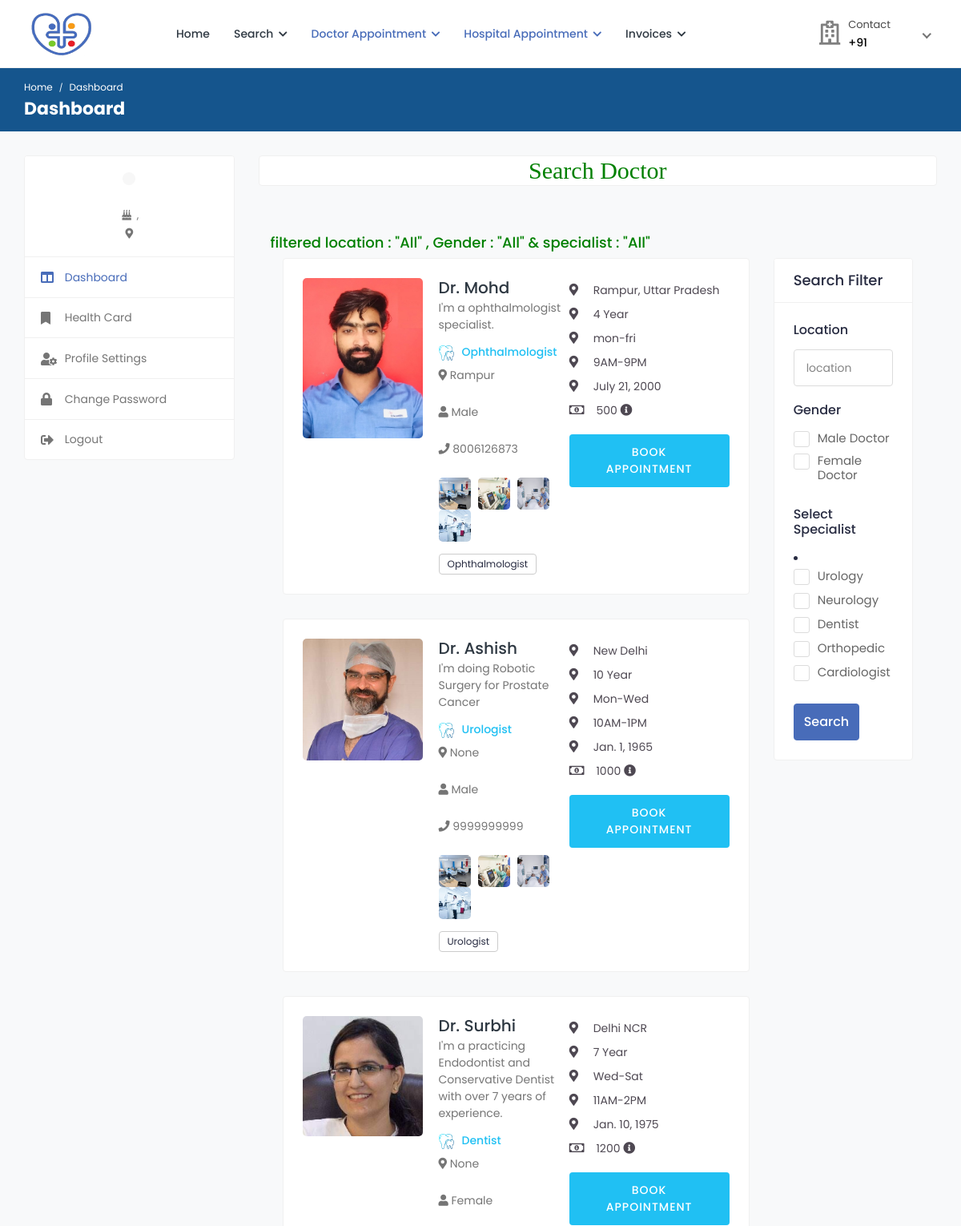
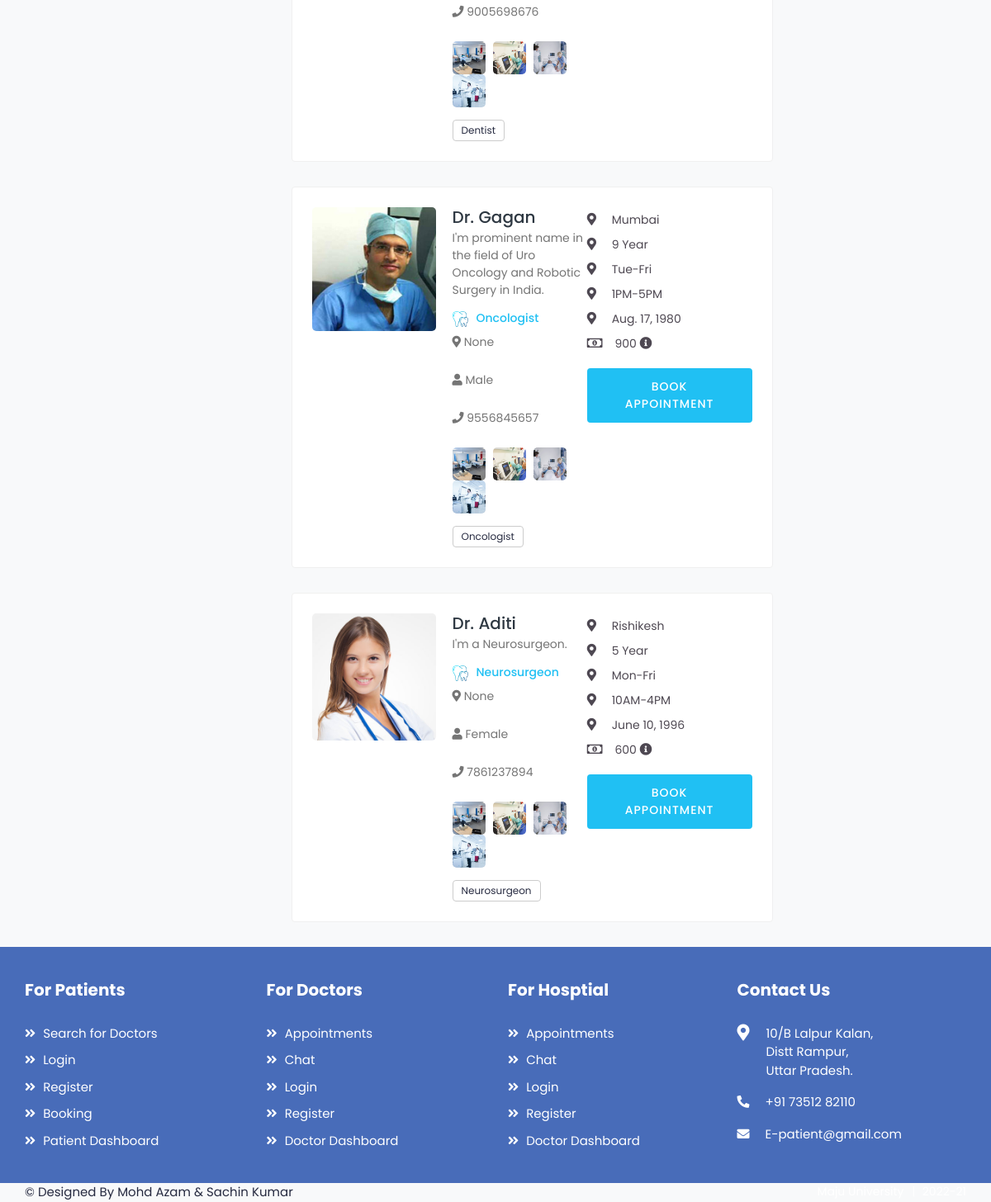
Screenshot of /search_doctor with the database file from the repository (2 pictures, top to bottom).
### health/models.py (models this page shows, shortened)
class Doctor(models.Model):
    status = models.CharField(max_length=100,null=True)
    user = models.ForeignKey(User, on_delete=models.CASCADE, null=True)
    mobile = models.CharField(max_length=10, null=True)
    address = models.CharField(max_length=100, null=True)
    experience = models.CharField(max_length=100, null=True)
    specialist = models.CharField(max_length=100, null=True)
    service = models.CharField(max_length=100, null=True)
    clinic = models.CharField(max_length=100, null=True)
    cl_address = models.CharField(max_length=100, null=True)
    daystiming = models.CharField(max_length=100, null=True)
    timing = models.CharField(max_length=100, null=True)
    price = models.CharField(max_length=100, null=True)
    dob = models.DateField(null=True)
    gender = models.CharField(max_length=100,choices=gender,null=True)
    biography = models.TextField(null=True)
    image = models.FileField(null=True)

### health/views.py (the view, shortened to what this page needs)
# urls.py: path('search_doctor', search_doctor,name="search_doctor"),
def search_doctor(request):
    data = Doctor.objects.all()
    l = "All"
    g = "All"
    s = "All"
    d={'data':data,'l':l,'g':g,'s':s}
    return render(request,'patient/search_doctor.html',d)

### health/templates/patient/search_doctor.html (shortened to what this page needs)
{% extends 'patient/sidebar.html' %}
{% load static %}
{% block b %}
<h2 style="font-family:roman;color:green" align="center" class="card">Search Doctor</h2>
<div class="content">
				<div class="container-fluid">
					<div class="row">
		<h4 style="color:green"> filtered location : "{{l}}" , Gender : "{{g}}" & specialist : "{{s}}"</h4>
                        <div class="col-md-8 col-lg-8 col-xl-9">
{% for i in data %}
							<div class="card">
								<div class="card-body">
									<div class="doctor-widget">
										<div class="doc-info-left">
											<div class="doctor-img">
												<a href="doctor-profile.html">
                                                    {% if i.image %}
													<img src="{{i.image.url}}" class="img-fluid" alt="User Image">
                                                    {% endif %}
												</a>
											</div>
											<div class="doc-info-cont">
												<h4 class="doc-name"><a href="doctor-profile.html">Dr. {{i.user.first_name}}</a></h4>
												<p class="doc-speciality">{{i.biography}}</p>
												<h5 class="doc-department"><img src="{% static 'user/img/specialities/specialities-05.png' %}" class="img-fluid" alt="Speciality">{{i.specialist}}</h5>
												<div class="clinic-details">
													<p class="doc-location"><i class="fas fa-map-marker-alt"></i> {{i.cl_address}}</p>
													<p class="doc-location"><i class="fas fa-user"></i> {{i.gender}}</p>
													<p class="doc-location"><i class="fas fa-phone"></i> {{i.mobile}}</p>
													<ul class="clinic-gallery">
														<li>
															<a href="{% static 'user/img/features/feature-01.jpg' %}" data-fancybox="gallery">
																<img src="{% static 'user/img/features/feature-01.jpg' %}" alt="Feature">
															</a>
														</li>
														<li>
															<a href="{% static 'user/img/features/feature-02.jpg' %}" data-fancybox="gallery">
																<img  src="{% static 'user/img/features/feature-02.jpg' %}" alt="Feature">
															</a>
														</li>
														<li>
															<a href="{% static 'user/img/features/feature-03.jpg' %}" data-fancybox="gallery">
																<img src="{% static 'user/img/features/feature-03.jpg' %}" alt="Feature">
															</a>
														</li>
														<li>
															<a href="{% static 'user/img/features/feature-04.jpg' %}" data-fancybox="gallery">
																<img src="{% static 'user/img/features/feature-04.jpg' %}" alt="Feature">
															</a>
														</li>
													</ul>
												</div>
												<div class="clinic-services">
													<span>{{i.specialist}}</span>
												</div>
											</div>
										</div>
										<div class="doc-info-right">
											<div class="clini-infos">
												<ul>
													<li><i class="fas fa-map-marker-alt"></i>{{i.address}}</li>
													<li><i class="fas fa-map-marker-alt"></i>{{i.experience}} Year</li>
													<li><i class="fas fa-map-marker-alt"></i>{{i.daystiming}}</li>
													<li><i class="fas fa-map-marker-alt"></i>{{i.timing}}</li>
													<li><i class="fas fa-map-marker-alt"></i>{{i.dob}}</li>
													<li><i class="far fa-money-bill-alt"></i> {{i.price}} <i class="fas fa-info-circle" data-toggle="tooltip" title="Lorem Ipsum"></i> </li>
												</ul>
											</div>
											<div class="clinic-booking">
												<a class="apt-btn" href="{% url 'appointment' i.id %}">Book Appointment</a>
											</div>
										</div>
									</div>
								</div>
							</div>
	{% endfor %}
						</div>
                        <div class="col-md-4 col-lg-4 col-xl-3">
							<form action="" method="post" enctype="multipart/form-data">
							<div class="card search-filter">
								<div class="card-header">
									<h4 class="card-title mb-0">Search Filter</h4>
								</div>
								<div class="card-body">
								<div class="filter-widget">
									<h4>Location</h4>
									<div class="">
										<input type="text" class="form-control" placeholder="location" name="location">
									</div>
								</div>
								<div class="filter-widget">
									<h4>Gender</h4>
									<div>
										<label class="custom_check">
											<span class="checkmark"></span> Male Doctor
										</label>
									</div>
									<div>
										<label class="custom_check">
											<span class="checkmark"></span> Female Doctor
										</label>
									</div>
								</div>
								<div class="filter-widget">
									<h4>Select Specialist</h4>
									<li>
									<div>
										<label class="custom_check">
											<span class="checkmark"></span> Urology
										</label>
									</div>
									<div>
										<label class="custom_check">
											<span class="checkmark"></span> Neurology
										</label>
									</div>
									<div>
										<label class="custom_check">
											<span class="checkmark"></span> Dentist
										</label>
									</div>
									<div>
										<label class="custom_check">
											<span class="checkmark"></span> Orthopedic
										</label>
									</div>
									<div>
										<label class="custom_check">
											<span class="checkmark"></span> Cardiologist
										</label>
									</div>
								</div></li>
									<div class="btn-search">
										<button type="submit" class="btn btn-primary">Search</button>
									</div>
								</div>
							</div>
							</form>
						</div>
                    </div>
                </div></div>
{% endblock %}

### health/templates/patient/sidebar.html (shortened to what this page needs)
{% extends 'patient/patient_navigation.html' %}
{% block body %}
{% load static %}
			<div class="breadcrumb-bar">
				<div class="container-fluid">
					<div class="row align-items-center">
						<div class="col-md-12 col-12">
							<nav aria-label="breadcrumb" class="page-breadcrumb">
								<ol class="breadcrumb">
									<li class="breadcrumb-item"><a href="index-2.html">Home</a></li>
									<li class="breadcrumb-item active" aria-current="page">Dashboard</li>
								</ol>
							</nav>
							<h2 class="breadcrumb-title">Dashboard</h2>
						</div>
					</div>
				</div>
			</div>
			<div class="content">
				<div class="container-fluid">
					<div class="row">
						<div class="col-md-5 col-lg-4 col-xl-3 theiaStickySidebar">
                            <div class="profile-sidebar">
								<div class="widget-profile pro-widget-content">
									<div class="profile-info-widget">
										<a href="#" class="booking-doc-img">
										</a>
										<div class="profile-det-info">
											<div class="patient-details">
												<h5><i class="fas fa-birthday-cake"></i> {{request.user.patient_set.all.0.dob}},</h5>
												<h5 class="mb-0"><i class="fas fa-map-marker-alt"></i> {{request.user.patient_set.all.0.address}}</h5>
											</div>
										</div>
									</div>
								</div>
								<div class="dashboard-widget">
									<nav class="dashboard-menu">
										<ul>
											<li class="active">
												<a href="{% url 'patient_dashboard' %}">
													<i class="fas fa-columns"></i>
													<span>Dashboard</span>
												</a>
											</li>
											<li>
												<a href="{%  url 'apply_card' %}">
													<i class="fas fa-bookmark"></i>
													<span>Health Card</span>
												</a>
											</li>
											<li>
												<a href="{% url 'patient_profile' %}">
													<i class="fas fa-user-cog"></i>
													<span>Profile Settings</span>
												</a>
											</li>
											<li>
												<a href="{% url 'change_password' %}">
													<i class="fas fa-lock"></i>
													<span>Change Password</span>
												</a>
											</li>
											<li>
												<a href="{% url 'logout' %}">
													<i class="fas fa-sign-out-alt"></i>
													<span>Logout</span>
												</a>
											</li>
										</ul>
									</nav>
								</div>
							</div>
						</div>
						<div class="col-md-7 col-lg-8 col-xl-9">
                            {% block b %}
                            {% endblock %}
                            </div>
					</div>
				</div>
			</div>
{% endblock %}

### health/templates/patient/patient_navigation.html (shortened to what this page needs)
<!DOCTYPE html>
{% load static %}
<html lang="en">
<head>
		<link rel="stylesheet" href="{% static 'user/css/bootstrap.min.css' %}">
		<link rel="stylesheet" href="{% static 'user/plugins/fontawesome/css/fontawesome.min.css' %}">
		<link rel="stylesheet" href="{% static 'user/plugins/fontawesome/css/all.min.css' %}">
		<link rel="stylesheet" href="{% static 'user/css/style.css' %}">
	</head>
	<body>
		<div class="main-wrapper">
			<header class="header">
				<nav class="navbar navbar-expand-lg header-nav">
					<div class="navbar-header">
						<a href="{% url 'home' %}" class="navbar-brand logo">
							<img src="{% static 'user/img/favicon (1).png' %}" class="img-fluid" alt="Logo" style="width:90px;height:60px">
						</a>
					</div>
					<div class="main-menu-wrapper">
						<ul class="main-nav">
							<li>
								<a href="{% url 'patient_dashboard' %}">Home</a>
							</li>
							<li class="has-submenu">
								<a href="#">Search <i class="fas fa-chevron-down"></i></a>
							</li>
							<li class="has-submenu active">
								<a href="#"> Doctor Appointment <i class="fas fa-chevron-down"></i></a>
							</li>
							<li class="has-submenu active">
								<a href="#"> Hospital Appointment <i class="fas fa-chevron-down"></i></a>
							</li>
							<li class="has-submenu">
								<a href="#">Invoices <i class="fas fa-chevron-down"></i></a>
							</li>
						</ul>
					</div>
					<ul class="nav header-navbar-rht">
						<li class="nav-item contact-item">
							<div class="header-contact-img">
								<i class="far fa-hospital"></i>
							</div>
							<div class="header-contact-detail">
								<p class="contact-header">Contact</p>
								<p class="contact-info-header"> +91 {{request.user.patient_set.all.0.mobile}}</p>
							</div>
						</li>
						<li class="nav-item dropdown has-arrow logged-item">
							<a href="#" class="dropdown-toggle nav-link" data-toggle="dropdown">
							</a>
						</li>
					</ul>
				</nav>
			</header>
{% block body %}
{% endblock %}
			<footer class="footer">
				<div class="footer-top">
					<div class="container-fluid">
						<div class="row">
							<div class="col-lg-3 col-md-6">
								<div class="footer-widget footer-menu">
									<h2 class="footer-title">For Patients</h2>
									<ul>
										<li><a href=""><i class="fas fa-angle-double-right"></i> Search for Doctors</a></li>
										<li><a href=""><i class="fas fa-angle-double-right"></i> Login</a></li>
										<li><a href=""><i class="fas fa-angle-double-right"></i> Register</a></li>
										<li><a href=""><i class="fas fa-angle-double-right"></i> Booking</a></li>
										<li><a href=""><i class="fas fa-angle-double-right"></i> Patient Dashboard</a></li>
									</ul>
								</div>
							</div>
							<div class="col-lg-3 col-md-6">
								<div class="footer-widget footer-menu">
									<h2 class="footer-title">For Doctors</h2>
									<ul>
										<li><a href=""><i class="fas fa-angle-double-right"></i> Appointments</a></li>
										<li><a href=""><i class="fas fa-angle-double-right"></i> Chat</a></li>
										<li><a href=""><i class="fas fa-angle-double-right"></i> Login</a></li>
										<li><a href=""><i class="fas fa-angle-double-right"></i> Register</a></li>
										<li><a href=""><i class="fas fa-angle-double-right"></i> Doctor Dashboard</a></li>
									</ul>
								</div>
							</div>
								<div class="col-lg-3 col-md-6">
								<div class="footer-widget footer-menu">
									<h2 class="footer-title">For Hosptial</h2>
									<ul>
										<li><a href=""><i class="fas fa-angle-double-right"></i> Appointments</a></li>
										<li><a href=""><i class="fas fa-angle-double-right"></i> Chat</a></li>
										<li><a href=""><i class="fas fa-angle-double-right"></i> Login</a></li>
										<li><a href=""><i class="fas fa-angle-double-right"></i> Register</a></li>
										<li><a href=""><i class="fas fa-angle-double-right"></i> Doctor Dashboard</a></li>
									</ul>
								</div>
							</div>
								<div class="footer-widget footer-contact">
									<h2 class="footer-title">Contact Us</h2>
									<div class="footer-contact-info">
										<div class="footer-address">
											<span><i class="fas fa-map-marker-alt"></i></span>
											<p> 10/B Lalpur Kalan,<br> Distt Rampur, <br>Uttar Pradesh. </p>
										</div>
										<p>
											<i class="fas fa-phone-alt"></i>
											+91 73512 82110
										</p>
										<p class="mb-0">
											<i class="fas fa-envelope"></i>
											E-patient@gmail.com
										</p>
									</div>
								</div>
							</div>
						</div>
					</div>
				</div>
                <div class="footer-bottom">
					<div class="container-fluid">
						<div class="copyright">
							<div class="row">
								<div class="col-md-6 col-lg-6">
									<div class="copyright-text">
										<p class="mb-0"><a>© Designed By Mohd Azam & Sachin Kumar </a></p>
									</div>
								</div>
								<div class="col-md-6 col-lg-6">
									<div class="copyright-menu">
										<ul class="policy-menu">
											<li><a>Maju University</a></li>
											<li><a>2022-21</a></li>
										</ul>
									</div>
								</div>
							</div>
						</div>
					</div>
				</div>
	</body>
</html>

### rows the page displays
Doctor: image (picture), user.first_name "Mohd", biography "I'm a ophthalmologist specialist.", specialist "Ophthalmologist", cl_address "Rampur", gender "Male", mobile "8006126873", address "Rampur, Uttar Pradesh", experience "4", daystiming "mon-fri", timing "9AM-9PM", dob "July 21, 2000", price "500"
Doctor: image (picture), user.first_name "Ashish", biography "I'm doing Robotic Surgery for Prostate Cancer", specialist "Urologist", cl_address "None", gender "Male", mobile "9999999999", address "New Delhi", experience "10", daystiming "Mon-Wed", timing "10AM-1PM", dob "Jan. 1, 1965", price "1000"
Doctor: image (picture), user.first_name "Surbhi", biography "I'm a practicing Endodontist and Conservative Dentist with over 7 years of experience.", specialist "Dentist", cl_address "None", gender "Female", mobile "9005698676", address "Delhi NCR", experience "7", daystiming "Wed-Sat", timing "11AM-2PM", dob "Jan. 10, 1975", price "1200"
Doctor: image (picture), user.first_name "Gagan", biography "I'm prominent name in the field of Uro Oncology and Robotic Surgery in India.", specialist "Oncologist", cl_address "None", gender "Male", mobile "9556845657", address "Mumbai", experience "9", daystiming "Tue-Fri", timing "1PM-5PM", dob "Aug. 17, 1980", price "900"
Doctor: image (picture), user.first_name "Aditi", biography "I'm a Neurosurgeon.", specialist "Neurosurgeon", cl_address "None", gender "Female", mobile "7861237894", address "Rishikesh", experience "5", daystiming "Mon-Fri", timing "10AM-4PM", dob "June 10, 1996", price "600"

### other values shown
{{ l }} "All"
{{ g }} "All"
{{ s }} "All"
